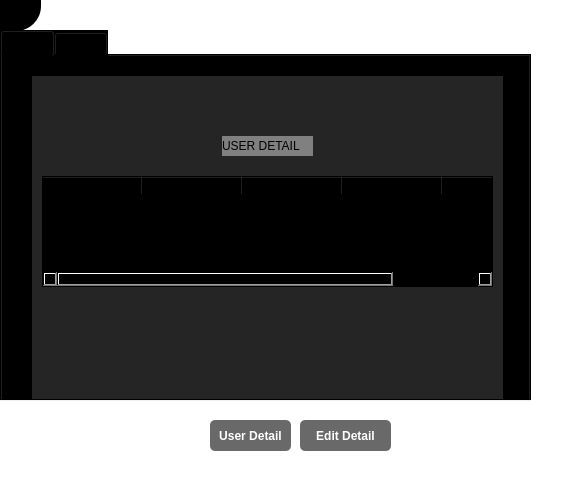
<?xml version="1.0" encoding="UTF-8"?>
<ui version="4.0">
 <class>Form</class>
 <widget class="QWidget" name="Form">
  <property name="geometry">
   <rect>
    <x>0</x>
    <y>0</y>
    <width>570</width>
    <height>482</height>
   </rect>
  </property>
  <property name="windowTitle">
   <string>Form</string>
  </property>
  <property name="styleSheet">
   <string notr="true">background-color:white
</string>
  </property>
  <widget class="QLabel" name="label">
   <property name="geometry">
    <rect>
     <x>0</x>
     <y>0</y>
     <width>691</width>
     <height>481</height>
    </rect>
   </property>
   <property name="text">
    <string>TextLabel</string>
   </property>
  </widget>
  <widget class="QTabWidget" name="tabWidget">
   <property name="geometry">
    <rect>
     <x>0</x>
     <y>30</y>
     <width>531</width>
     <height>371</height>
    </rect>
   </property>
   <property name="styleSheet">
    <string notr="true">background-color:black;</string>
   </property>
   <property name="currentIndex">
    <number>0</number>
   </property>
   <widget class="QWidget" name="tab">
    <attribute name="title">
     <string>Tab 1</string>
    </attribute>
    <widget class="QLabel" name="label_2">
     <property name="geometry">
      <rect>
       <x>30</x>
       <y>20</y>
       <width>471</width>
       <height>341</height>
      </rect>
     </property>
     <property name="styleSheet">
      <string notr="true">background-color:rgb(37, 37, 37)</string>
     </property>
     <property name="text">
      <string/>
     </property>
    </widget>
    <widget class="QTableWidget" name="tableWidget">
     <property name="geometry">
      <rect>
       <x>40</x>
       <y>120</y>
       <width>451</width>
       <height>111</height>
      </rect>
     </property>
     <property name="styleSheet">
      <string notr="true">background-color:rrgb(255, 255, 255);</string>
     </property>
     <column>
      <property name="text">
       <string>First Name</string>
      </property>
     </column>
     <column>
      <property name="text">
       <string>Last Name</string>
      </property>
     </column>
     <column>
      <property name="text">
       <string>Email</string>
      </property>
     </column>
     <column>
      <property name="text">
       <string>CNIC</string>
      </property>
     </column>
     <column>
      <property name="text">
       <string>TYPE</string>
      </property>
     </column>
    </widget>
    <widget class="QLabel" name="label_8">
     <property name="geometry">
      <rect>
       <x>220</x>
       <y>80</y>
       <width>91</width>
       <height>20</height>
      </rect>
     </property>
     <property name="styleSheet">
      <string notr="true">background-color:gray;</string>
     </property>
     <property name="text">
      <string>USER DETAIL</string>
     </property>
    </widget>
   </widget>
   <widget class="QWidget" name="tab_2">
    <attribute name="title">
     <string>Tab 2</string>
    </attribute>
    <widget class="QLabel" name="label_3">
     <property name="geometry">
      <rect>
       <x>140</x>
       <y>140</y>
       <width>101</width>
       <height>20</height>
      </rect>
     </property>
     <property name="font">
      <font>
       <kerning>true</kerning>
      </font>
     </property>
     <property name="toolTip">
      <string/>
     </property>
     <property name="styleSheet">
      <string notr="true">background-color: gray;</string>
     </property>
     <property name="text">
      <string>New Password</string>
     </property>
    </widget>
    <widget class="QLabel" name="label_4">
     <property name="geometry">
      <rect>
       <x>210</x>
       <y>50</y>
       <width>161</width>
       <height>20</height>
      </rect>
     </property>
     <property name="styleSheet">
      <string notr="true">font-size:15px;
background-color: gray;
border-radius:25px;</string>
     </property>
     <property name="text">
      <string>Edit Details</string>
     </property>
    </widget>
    <widget class="Line" name="line_2">
     <property name="geometry">
      <rect>
       <x>190</x>
       <y>80</y>
       <width>118</width>
       <height>3</height>
      </rect>
     </property>
     <property name="orientation">
      <enum>Qt::Horizontal</enum>
     </property>
    </widget>
    <widget class="QLineEdit" name="lineEdit_2">
     <property name="geometry">
      <rect>
       <x>250</x>
       <y>140</y>
       <width>141</width>
       <height>20</height>
      </rect>
     </property>
     <property name="styleSheet">
      <string notr="true">font-size:15px;
background-color: dark gray;
border-radius:25px;
</string>
     </property>
     <property name="text">
      <string/>
     </property>
    </widget>
    <widget class="QLabel" name="label_5">
     <property name="geometry">
      <rect>
       <x>130</x>
       <y>180</y>
       <width>111</width>
       <height>20</height>
      </rect>
     </property>
     <property name="styleSheet">
      <string notr="true">background-color: gray;</string>
     </property>
     <property name="text">
      <string>New FIrst Name</string>
     </property>
    </widget>
    <widget class="QLineEdit" name="lineEdit_4">
     <property name="geometry">
      <rect>
       <x>250</x>
       <y>180</y>
       <width>141</width>
       <height>20</height>
      </rect>
     </property>
     <property name="styleSheet">
      <string notr="true">font-size:15px;
background-color: dark gray;
border-radius:25px;
</string>
     </property>
     <property name="text">
      <string/>
     </property>
    </widget>
    <widget class="QLabel" name="label_10">
     <property name="geometry">
      <rect>
       <x>110</x>
       <y>-20</y>
       <width>291</width>
       <height>381</height>
      </rect>
     </property>
     <property name="styleSheet">
      <string notr="true">background-color:gray;</string>
     </property>
     <property name="text">
      <string/>
     </property>
    </widget>
    <widget class="QLabel" name="label_6">
     <property name="geometry">
      <rect>
       <x>130</x>
       <y>220</y>
       <width>111</width>
       <height>20</height>
      </rect>
     </property>
     <property name="styleSheet">
      <string notr="true">background-color: gray;</string>
     </property>
     <property name="text">
      <string>New LastName</string>
     </property>
    </widget>
    <widget class="QLineEdit" name="lineEdit_5">
     <property name="geometry">
      <rect>
       <x>250</x>
       <y>220</y>
       <width>141</width>
       <height>20</height>
      </rect>
     </property>
     <property name="styleSheet">
      <string notr="true">font-size:15px;
background-color: dark gray;
border-radius:25px;
</string>
     </property>
     <property name="text">
      <string/>
     </property>
    </widget>
    <widget class="QPushButton" name="pushButton_8">
     <property name="geometry">
      <rect>
       <x>220</x>
       <y>270</y>
       <width>101</width>
       <height>31</height>
      </rect>
     </property>
     <property name="mouseTracking">
      <bool>true</bool>
     </property>
     <property name="styleSheet">
      <string notr="true">
QPushButton {
background-color:rgba(0,0,0,150);
  color: #ffffff;
  border: 1px solid grayrgb(50, 50, 50);
  border-radius: 5px;
  font-size: 12px;
  font-weight: bold;
 
  transition: all 0.3s ease-in-out;
}

QPushButton:hover {
  background-color: #555555;
  box-shadow: 0 0 20px #ffffff;  /* increased shadow size */
  transform: scale(1.1);  /* increased hover effect */
}

</string>
     </property>
     <property name="text">
      <string>Change</string>
     </property>
    </widget>
    <zorder>label_10</zorder>
    <zorder>label_3</zorder>
    <zorder>label_4</zorder>
    <zorder>line_2</zorder>
    <zorder>lineEdit_2</zorder>
    <zorder>lineEdit_4</zorder>
    <zorder>label_5</zorder>
    <zorder>label_6</zorder>
    <zorder>lineEdit_5</zorder>
    <zorder>pushButton_8</zorder>
   </widget>
  </widget>
  <widget class="QPushButton" name="pushButton_5">
   <property name="geometry">
    <rect>
     <x>210</x>
     <y>420</y>
     <width>81</width>
     <height>31</height>
    </rect>
   </property>
   <property name="mouseTracking">
    <bool>true</bool>
   </property>
   <property name="styleSheet">
    <string notr="true">
QPushButton {
background-color:rgba(0,0,0,150);
  color: #ffffff;
  border: 1px solid grayrgb(50, 50, 50);
  border-radius: 5px;
  font-size: 12px;
  font-weight: bold;
 
  transition: all 0.3s ease-in-out;
}

QPushButton:hover {
  background-color: #555555;
  box-shadow: 0 0 20px #ffffff;  /* increased shadow size */
  transform: scale(1.1);  /* increased hover effect */
}

</string>
   </property>
   <property name="text">
    <string>User Detail</string>
   </property>
  </widget>
  <widget class="QPushButton" name="pushButton_6">
   <property name="geometry">
    <rect>
     <x>300</x>
     <y>420</y>
     <width>91</width>
     <height>31</height>
    </rect>
   </property>
   <property name="mouseTracking">
    <bool>true</bool>
   </property>
   <property name="styleSheet">
    <string notr="true">
QPushButton {
background-color:rgba(0,0,0,150);
  color: #ffffff;
  border: 1px solid grayrgb(50, 50, 50);
  border-radius: 5px;
  font-size: 12px;
  font-weight: bold;
 
  transition: all 0.3s ease-in-out;
}

QPushButton:hover {
  background-color: #555555;
  box-shadow: 0 0 20px #ffffff;  /* increased shadow size */
  transform: scale(1.1);  /* increased hover effect */
}

</string>
   </property>
   <property name="text">
    <string>Edit Detail</string>
   </property>
  </widget>
  <widget class="QPushButton" name="pushButton_7">
   <property name="geometry">
    <rect>
     <x>0</x>
     <y>-10</y>
     <width>41</width>
     <height>41</height>
    </rect>
   </property>
   <property name="mouseTracking">
    <bool>true</bool>
   </property>
   <property name="styleSheet">
    <string notr="true">
QPushButton {
background-color:rgba(0,0,0,500);
  color: #ffffff;
  border: 1px solid grayrgb(50, 50, 50);

  font-size: 12px;
  font-weight: bold;



  border-bottom-right-radius: 25px;
  transition: all 0.3s ease-in-out;
}

QPushButton:hover {
  background-color: #555555;
  box-shadow: 0 0 20px #ffffff;  /* increased shadow size */
  transform: scale(1.1);  /* increased hover effect */
}

</string>
   </property>
   <property name="text">
    <string/>
   </property>
   <property name="icon">
    <iconset>
     <normaloff>../images/back1.png</normaloff>../images/back1.png</iconset>
   </property>
   <property name="iconSize">
    <size>
     <width>20</width>
     <height>20</height>
    </size>
   </property>
  </widget>
 </widget>
 <resources/>
 <connections/>
</ui>
